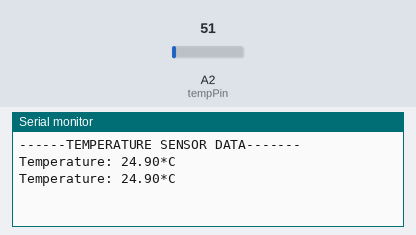
The sketch below on a simulated Arduino Uno, built with avr-gcc and run on an emulated ATmega328P. Shown: the last lines printed to the serial monitor. The inputs (shaded band) are chosen by the test bench; at power-on: A2 (tempPin) = 51.

Above: at 5.8 s.
5.9 s: A2 (tempPin) set to 61
At 10.8 s:
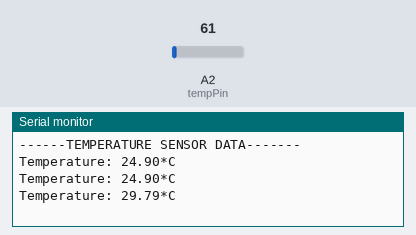
11.9 s: A2 (tempPin) set to 71
At 15.8 s:
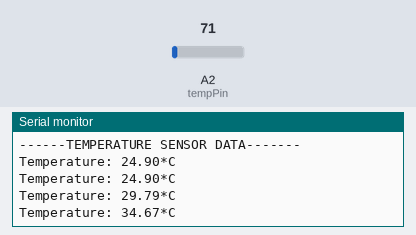
Timing chart, 0 to 17.3 s (numbered marks = the images above; inputs shaded):
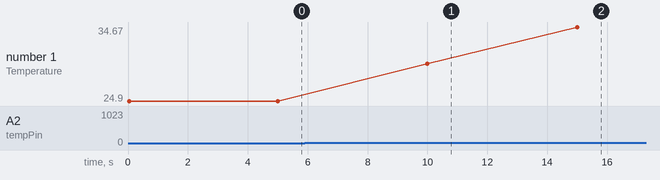

Measured:
- after the input at 5.9 s, the serial monitor: prints a new line after 4.1 s (image 1)
- after the input at 11.9 s, the serial monitor: prints a new line after 3.1 s (image 2)
- plotted number 1: 24.9 → 29.79 after the input at 5.9 s, 29.79 → 34.67 after the input at 11.9 s

The sketch:

Test_Temperature_Sensor.ino
```cpp
const int tempPin = A2; // Temperature Sensor

// Constant for reference voltage
const float refVoltage = 5.0;

void setup() {
  Serial.begin(9600);
  Serial.flush(); // clear screen on reuploading
  Serial.println("------TEMPERATURE SENSOR DATA-------");
}

void loop() {
  // Temperature measurement
  int adcData = analogRead(tempPin);
  float voltage = adcData * (refVoltage / 1024.0);
  float temperature = voltage * 100.0;
  Serial.print("Temperature: ");
  Serial.print(temperature, 2);
  Serial.println("*C");

  delay(5000);
}
```
